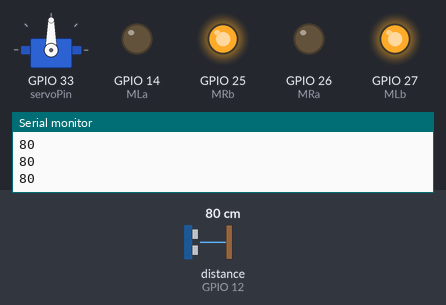
Recording of a sketch running on a simulated ESP32. Shown: servo, output pins drawn as LEDs (lit = HIGH), the last lines printed to the serial monitor. Wiring (inferred from the names in the program): ultrasonic range finder: trigger GPIO 13; echo GPIO 12. Inputs (shaded band) come from the test bench; at power-on: distance to the obstacle (sensor on GPIO 12) 80 cm. The echo pulse lasts 58.3 µs per cm; pins used as bus, display or sensor lines are not drawn.

Above: at 1.2 s.
1.3 s: distance to the obstacle (sensor on GPIO 12) set to 11 cm
2.8 s: distance to the obstacle (sensor on GPIO 12) set to 8 cm
At 3.16 s:
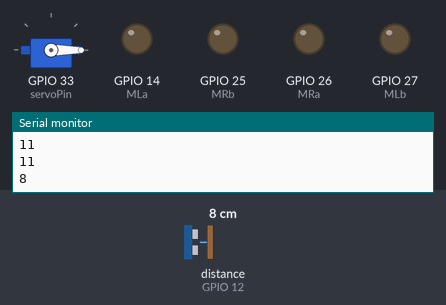
5.8 s: distance to the obstacle (sensor on GPIO 12) set to 18 cm
At 6.37 s:
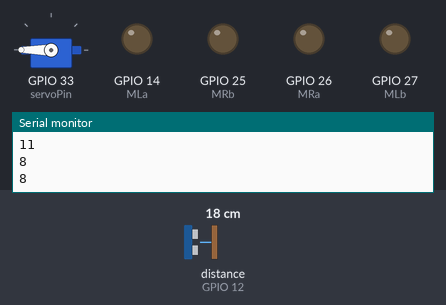
8.8 s: distance to the obstacle (sensor on GPIO 12) set to 2 cm
At 10.3 s:
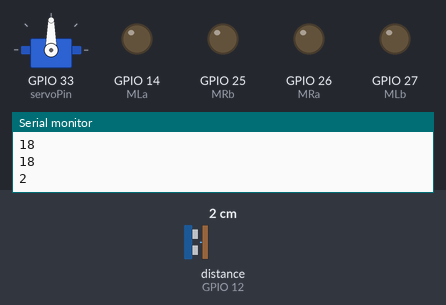
Timing chart, 0 to 12.8 s (numbered marks = the images above; inputs shaded):
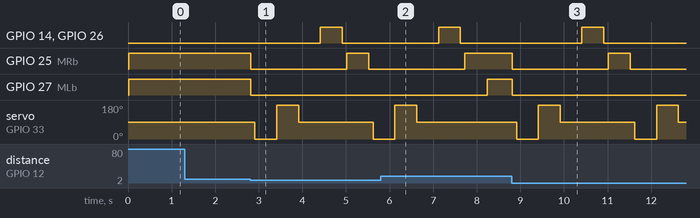

The sketch:

build_Obstacle_Avoider_Robot__2_.ino
```cpp
#include <ESP32Servo.h>

#define trigPin 13     // Use GPIO 13 for Trig
#define echoPin 12     // Use GPIO 12 for Echo
#define MLa 14         // Left motor 1st pin
#define MLb 27         // Left motor 2nd pin
#define MRa 26         // Right motor 1st pin
#define MRb 25         // Right motor 2nd pin
#define servoPin 33    // Servo signal pin

Servo Myservo;
long duration, distance;

void setup() {
  Serial.begin(115200);

  pinMode(MLa, OUTPUT);
  pinMode(MLb, OUTPUT);
  pinMode(MRa, OUTPUT);
  pinMode(MRb, OUTPUT);

  pinMode(trigPin, OUTPUT);
  pinMode(echoPin, INPUT);

  Myservo.attach(servoPin); // Attach servo to pin 33
}

void loop() {
  digitalWrite(trigPin, LOW);
  delayMicroseconds(2);

  digitalWrite(trigPin, HIGH);
  delayMicroseconds(10);
  digitalWrite(trigPin, LOW);

  duration = pulseIn(echoPin, HIGH);
  distance = duration / 58.2;

  Serial.println(distance);
  delay(10);

  if (distance > 15) {
    Myservo.write(90);
    digitalWrite(MRb, HIGH);
    digitalWrite(MRa, LOW);
    digitalWrite(MLb, HIGH);
    digitalWrite(MLa, LOW);
  } else if ((distance < 10) && (distance > 0)) {
    // Stop
    digitalWrite(MRb, LOW);
    digitalWrite(MRa, LOW);
    digitalWrite(MLb, LOW);
    digitalWrite(MLa, LOW);
    delay(100);

    // Servo sweep
    Myservo.write(0);
    delay(500);
    Myservo.write(180);
    delay(500);
    Myservo.write(90);
    delay(500);

    // Move backward
    digitalWrite(MRb, LOW);
    digitalWrite(MRa, HIGH);
    digitalWrite(MLb, LOW);
    digitalWrite(MLa, HIGH);
    delay(500);

    // Stop
    digitalWrite(MRb, LOW);
    digitalWrite(MRa, LOW);
    digitalWrite(MLb, LOW);
    digitalWrite(MLa, LOW);
    delay(100);

    // Rotate (adjust for turning logic)
    digitalWrite(MRb, HIGH);
    digitalWrite(MRa, LOW);
    digitalWrite(MLb, LOW);
    digitalWrite(MLa, LOW);
    delay(500);
  }
}
```

Measured:
- the behaviour switches between 10 and 9 cm on distance to the obstacle (sensor on GPIO 12) (found by bisection; images 0 and 1)
- after the input at 2.8 s, GPIO 14 (MLa), GPIO 26 (MRa): LOW → HIGH after 1.6 s, → LOW 0.50 s later; GPIO 25 (MRb): HIGH → LOW at once, → HIGH 2.2 s later, → LOW 0.51 s later; GPIO 27 (MLb): HIGH → LOW at once; servo on GPIO 33 (servoPin): 90° → 0° after 0.11 s, → 180° 0.50 s later, → 90° 0.50 s later, → 0° 1.7 s later
- after the input at 5.8 s, GPIO 25 (MRb): goes on until 7.7 s, then stays HIGH; GPIO 27 (MLb): LOW → HIGH after 2.4 s; servo on GPIO 33 (servoPin): goes on until 6.6 s, then stays 90°
- after the input at 8.8 s, GPIO 14 (MLa), GPIO 26 (MRa): LOW → HIGH after 1.6 s, → LOW 0.50 s later; GPIO 25 (MRb): HIGH → LOW at once, → HIGH 2.2 s later, → LOW 0.51 s later; GPIO 27 (MLb): HIGH → LOW at once; servo on GPIO 33 (servoPin): 90° → 0° after 0.11 s, → 180° 0.50 s later, → 90° 0.50 s later, → 0° 1.7 s later, … (6 changes in this stretch)
